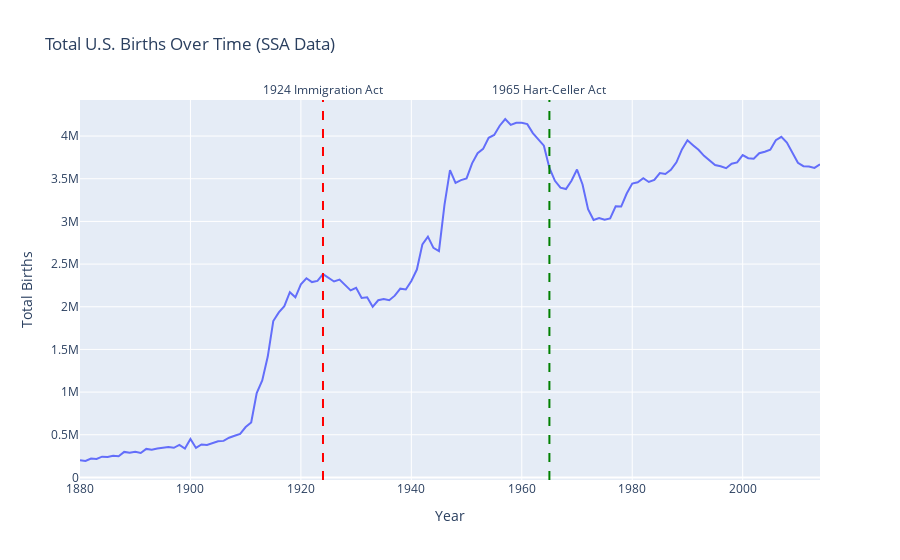

Notebook code cell kept with this figure:
### Markdown cell above
## 3. Births Over Time

### Code cell
# Total births per year
births_by_year = df.groupby('Year')['Count'].sum().reset_index()
births_by_year.columns = ['Year', 'Total_Births']

# Plot
fig = px.line(births_by_year, x='Year', y='Total_Births',
              title='Total U.S. Births Over Time (SSA Data)',
              labels={'Total_Births': 'Total Births'})

# Add key immigration policy dates
fig.add_vline(x=1924, line_dash="dash", line_color="red",
              annotation_text="1924 Immigration Act", annotation_position="top")
fig.add_vline(x=1965, line_dash="dash", line_color="green",
              annotation_text="1965 Hart-Celler Act", annotation_position="top")

fig.show()

### Figure 1 — Plotly figure (JSON) as saved in the notebook; plotly's stock layout.template omitted (floating-point values rounded to 4 significant figures; data arrays with more than 128 entries replaced by an {"elided": "..."} marker saying what was removed)
{"data": [{"hovertemplate": "Year=%{x}<br>Total Births=%{y}<extra></extra>", "legendgroup": "", "line": {"color": "#636efa", "dash": "solid"}, "marker": {"symbol": "circle"}, "mode": "lines", "name": "", "orientation": "v", "showlegend": false, "type": "scatter", "x": {"elided": "135 int values"}, "xaxis": "x", "y": {"elided": "135 int values"}, "yaxis": "y"}], "layout": {"annotations": [{"showarrow": false, "text": "1924 Immigration Act", "x": 1924, "xanchor": "center", "xref": "x", "y": 1, "yanchor": "bottom", "yref": "y domain"}, {"showarrow": false, "text": "1965 Hart-Celler Act", "x": 1965, "xanchor": "center", "xref": "x", "y": 1, "yanchor": "bottom", "yref": "y domain"}], "legend": {"tracegroupgap": 0}, "shapes": [{"line": {"color": "red", "dash": "dash"}, "type": "line", "x0": 1924, "x1": 1924, "xref": "x", "y0": 0, "y1": 1, "yref": "y domain"}, {"line": {"color": "green", "dash": "dash"}, "type": "line", "x0": 1965, "x1": 1965, "xref": "x", "y0": 0, "y1": 1, "yref": "y domain"}], "title": {"text": "Total U.S. Births Over Time (SSA Data)"}, "xaxis": {"anchor": "y", "domain": [0, 1], "title": {"text": "Year"}}, "yaxis": {"anchor": "x", "domain": [0, 1], "title": {"text": "Total Births"}}}}
